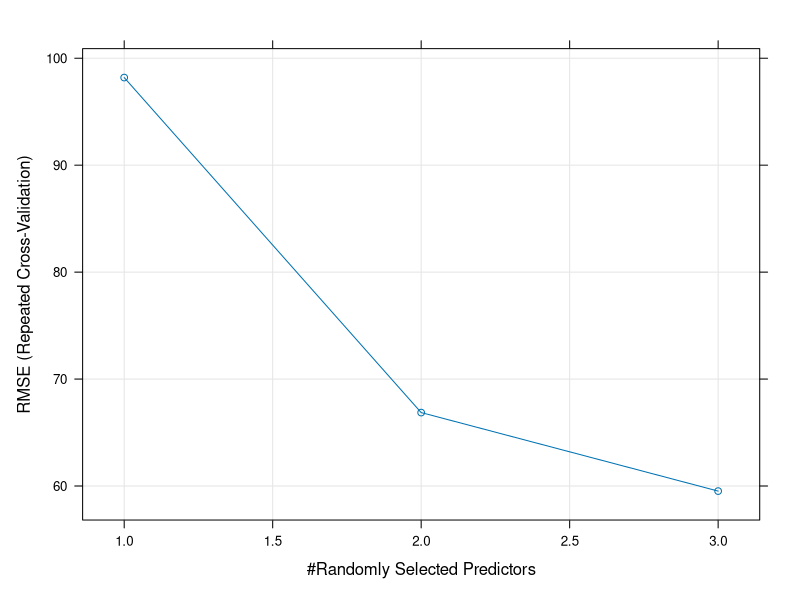
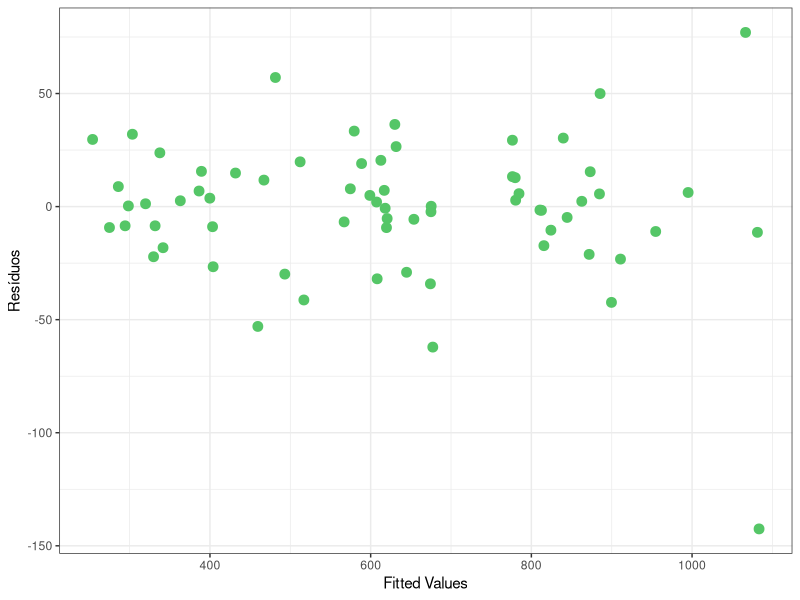
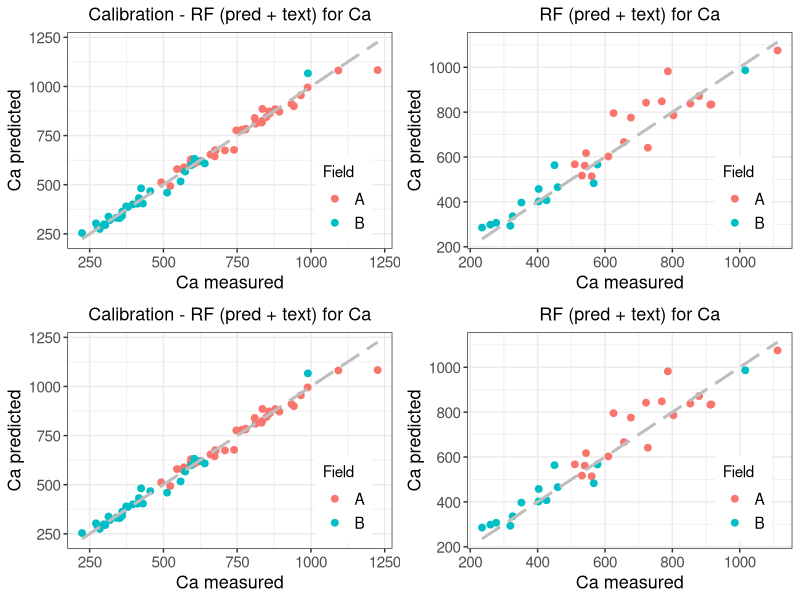
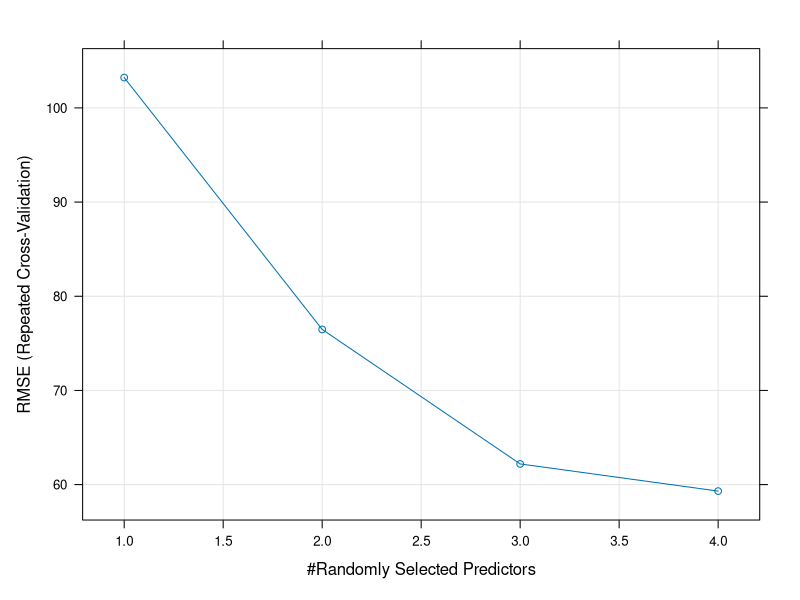
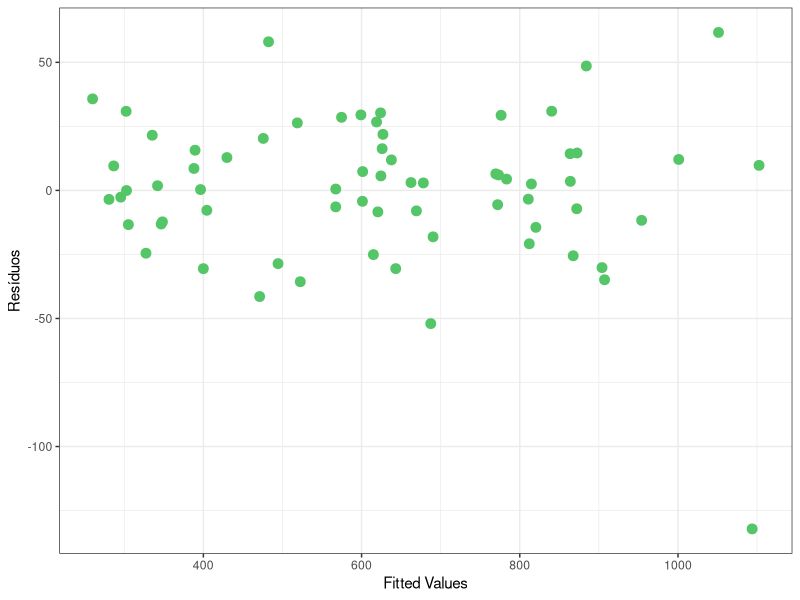
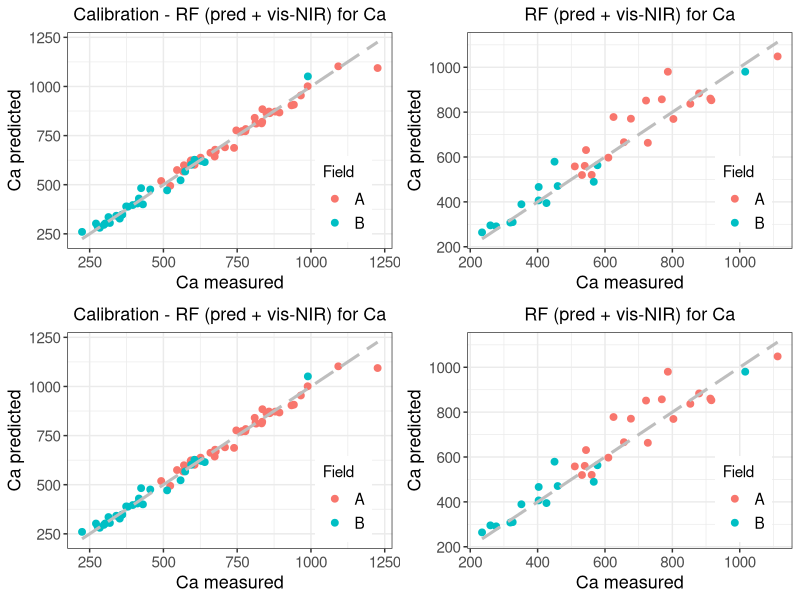
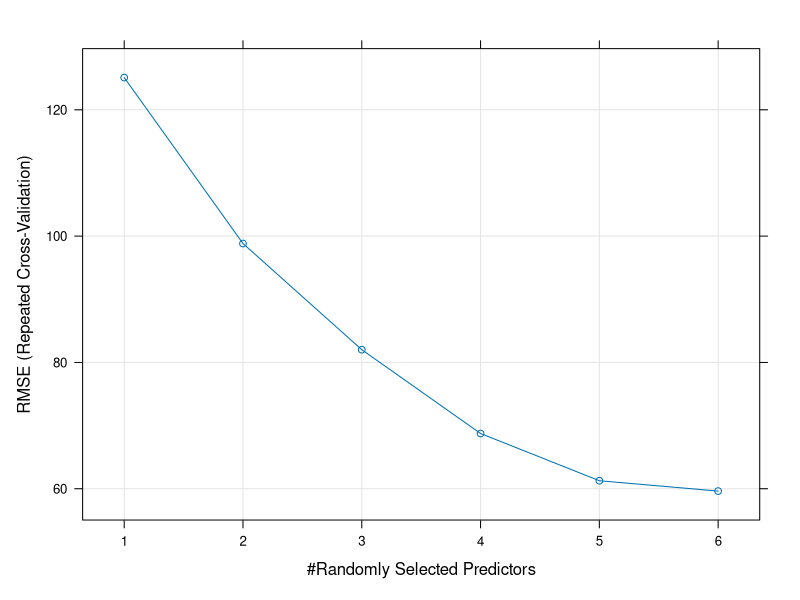
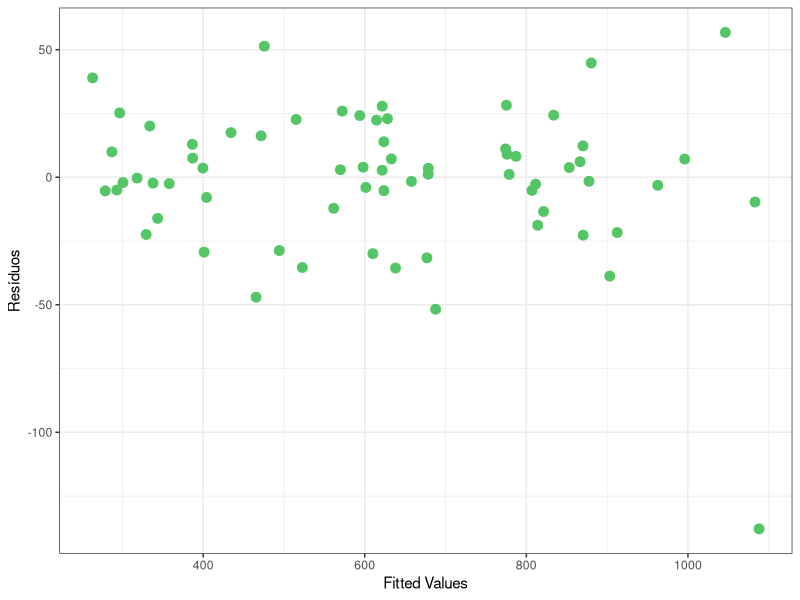

These charts were generated, in order, by the following R code:
##################################################################################
#                 PACOTES NECESSÁRIOS PARA Random Forest                        #
##################################################################################
#Pacotes utilizados
pacotes <- c(
  'tidyverse',  # Pacote básico de datawrangling
  'rpart',      # Biblioteca de árvores
  'rpart.plot', # Conjunto com Rpart, plota a parvore
  'gtools',     # funções auxiliares como quantcut,
  'Rmisc',      # carrega a função sumarySE para a descritiva
  'scales',     # importa paletas de cores
  'viridis',    # Escalas 'viridis' para o ggplot2
  'caret',       # Funções úteis para machine learning
  'AMR',
  'randomForest',
  'fastDummies',
  'rattle',
  'xgboost',
  'readxl',
  'readr',
  'dplyr'
  
)

if(sum(as.numeric(!pacotes %in% installed.packages())) != 0){
  instalador <- pacotes[!pacotes %in% installed.packages()]
  for(i in 1:length(instalador)) {
    install.packages(instalador, dependencies = T)
    break()}
  sapply(pacotes, require, character = T) 
} else {
  sapply(pacotes, require, character = T) }

############################################################
###### Carregando planilha excel e visualizando dados ##########
##########################################################
dataset <- read_excel("DF_Comp_Modelos_Completo.xlsx")
db2 <- read_csv("db_PCs_Text.csv")

#ajustando Datasets
db2 %>% select(ID,Clay, Sand, Score_PC1, Score_PC2, Score_PC3) -> a

#colunas_spectra <- make.names(names(dataset[,c(32:1489)])) #coloca um X no nome das colunas
#spectra_data <- dataset[,c(32:1489)]
#spectra_data <- rename_with(spectra_data, .cols = everything(), 
#                            .fn = str_replace, pattern = ".*", replacement = colunas_spectra)

dataset %>% select(ID, Set, Field, Ca, Pred.Ca) %>% left_join(a, by = "ID")  -> dataset2

str(dataset2)


#janitor::clean_names(dataset)-> dataset2 #funcao para limpar nome de variaveis

#definindo a coluna ID como row names
#row.names(dataset) <- dataset$ID

#deicando nome compativeis com RF
#colunas_spectra <- make.names(names(dataset[,c(32:1489)]))
#spectra_data <- dataset[,c(32:1489)]

#spectra_data <- rename_with(spectra_data, .cols = everything(), 
#                           .fn = str_replace, pattern = ".*", replacement = colunas_spectra)

rm(a, db2)
########################################################
### Estimando o modelo 9 (Pred + textura) para Ca ###
########################################################
#limpando colunas que nao seram necessarias, juntando com spectra data e definindo set de cal e val
rm(dataset_rf_Cal, dataset_rf_Val)

dataset_rf_Cal <- dataset2 %>% 
  select('Ca', 'Set', 'Clay', 'Sand', 'Pred.Ca') %>% 
  filter(Set == 'CAL') %>%
  select(-'Set') 

dataset_rf_Val <- dataset2 %>% 
  select('Ca', 'Set', 'Clay', 'Sand', 'Pred.Ca') %>% 
  filter(Set == 'VAL') %>%
  select(-'Set') 


# Semente aleatória para buscar a reprodutibilidade
set.seed(2360873)

# medir tempo de execução (iniciar o cronometro)
tempo_ini <- Sys.time()

# number: number of folds for training
# repeats: keep the number for training

# O objeto gerado por trainControl vai controlar o algoritmo 
controle <- caret::trainControl( #objeto controle tem as especificações e como sera o treinamento
  method='repeatedcv', # Solicita um K-Fold com repetições
  number=4, # Número de FOLDS (o k do k-fold)
  repeats=3, # Número de repetições
  search='grid', # especifica o grid-search
  #summaryFunction = twoClassSummary, # Função de avaliação de performance que sera por curva ROC
  #classProbs = TRUE # Necessário para calcular a curva ROC
)

# agora vamos especificar o grid
grid <- base::expand.grid(.mtry=c(1:3) ) #.mtry informa que estamos variando o numero de variaveis testadas de 1 a 10

# Vamos treinar todos os modelos do grid-search com cross-validation
modelo9_Ca <- caret::train(Ca ~ .,         # Fórmula (todas as variáveis)
                          data = dataset_rf_Cal,       # Base de dados
                          method = 'rf',        # Random-forest
                          #metric='ROC',         # Escolhe o melhor por essa métrica
                          trControl = controle, # Parâmetros de controle do algoritmo
                          ntree=300,            # Numero de árvores
                          tuneGrid = grid)      # Percorre o grid especificado aqui

print(modelo9_Ca)
plot(modelo9_Ca)

tempo_fim <- Sys.time()
tempo_fim - tempo_ini

# Ver VIP

### Plotando grafico que relaciona resíduos e fitted values do modelo
dataset_rf_Cal$fitted_M9_Ca <- predict(modelo9_Ca, dataset_rf_Cal) #add fitted values pro dataset
dataset_rf_Cal$residuos_M9_Ca <- dataset_rf_Cal$fitted_M9_Ca - dataset_rf_Cal$Ca #add residos pro dataset

dataset_rf_Cal %>%
  ggplot() +
  geom_point(aes(x = fitted_M9_Ca, y = residuos_M9_Ca),
             color = "#55C667FF", size = 3) +
  labs(x = "Fitted Values",
       y = "Resíduos") +
  #abline(h = 0) + #nao funcionou 
  theme_bw()

### Calculo dos parametros de qualidade para conj. de CAL modelo 9 para Ca ####

#R²
a <- (sum((dataset_rf_Cal$fitted_M9_Ca - mean(dataset_rf_Cal$Ca))^2))/
  ((sum((dataset_rf_Cal$fitted_M9_Ca - mean(dataset_rf_Cal$Ca))^2)) + (sum((dataset_rf_Cal$residuos_M9_Ca)^2)))
#round(a, digits = 4)

#RMSE
b <- mean(sqrt((dataset_rf_Cal$residuos_M9_Ca)^2))

#RMSE%
c <- b*(100/mean(dataset_rf_Cal$Ca))

#RPD
d <- sd(dataset_rf_Cal$Ca)/b

#RPIQ
e <- (quantile(dataset_rf_Cal$Ca, probs = 0.75)-quantile(dataset_rf_Cal$Ca, probs = 0.25))/b

#Resumo dos Resultados Modelo 1 - Ca - Calibracao
Result_M9Ca_Cal <- data.frame(ID = 'M9_Ca_Cal', R2 = a, RMSE = b, RMSEp = c,RPD = d, RPIQ = e, row.names = NULL)

### Validando o modelo 6 para Ca usando o conjunto de validação ####
dataset_rf_Val$fitted_M9_Ca <- predict(modelo9_Ca, dataset_rf_Val) #add fitted values pro dataset
dataset_rf_Val$residuos_M9_Ca <- dataset_rf_Val$fitted_M9_Ca - dataset_rf_Val$Ca #add residos pro dataset

### Calculo dos parametros de qualidade para conj. de VAL modelo 1 para Ca ####

#R²
a <- (sum((dataset_rf_Val$fitted_M9_Ca - mean(dataset_rf_Val$Ca))^2))/
  ((sum((dataset_rf_Val$fitted_M9_Ca - mean(dataset_rf_Val$Ca))^2)) + (sum((dataset_rf_Val$residuos_M9_Ca)^2)))

#RMSE
b <- mean(sqrt((dataset_rf_Val$residuos_M9_Ca)^2))

#RMSE%
c <- b*(100/mean(dataset_rf_Val$Ca))

#RPD
d <- sd(dataset_rf_Val$Ca)/b

#RPIQ
e <- (quantile(dataset_rf_Val$Ca, probs = 0.75)-quantile(dataset_rf_Val$Ca, probs = 0.25))/b

#Resumo dos Resultados Modelo 9 - Ca - validacao
Result_M9Ca_Val <- data.frame(ID = 'M9_Ca_Val',R2 = a, RMSE = b, RMSEp = c, RPD = d, RPIQ = e, row.names = NULL)

#Resumo geral - Resultados Modelo 9 - Ca 
Result_M9Ca <- bind_rows(Result_M9Ca_Cal, Result_M9Ca_Val)
rm(Result_M9Ca_Cal,Result_M9Ca_Val)

#write.table(Result_M9Ca, file='Result_M9_Ca.csv',row.names = F, sep=',')


#Dataset com fitted values da Cal e Val
dataset %>% select("ID","Field","Set","Ca") %>% 
  filter(Set == "CAL") %>% cbind(dataset_rf_Cal$fitted_M9_Ca) %>% dplyr::rename(Fit_M9_Ca = "dataset_rf_Cal$fitted_M9_Ca") -> Res_fit_rf_Cal

dataset %>% select("ID","Field","Set","Ca") %>% 
  filter(Set == "VAL") %>% cbind(dataset_rf_Val$fitted_M9_Ca) %>% dplyr::rename(Fit_M9_Ca = "dataset_rf_Val$fitted_M9_Ca") -> Res_fit_rf_Val



pacotes <- c("plotly","gridExtra", "tidyverse","ggrepel","knitr","kableExtra",
             "splines","reshape2","PerformanceAnalytics","metan","correlation",
             "see","ggraph","nortest","rgl","car","olsrr","jtools","ggstance",
             "magick","cowplot","beepr","Rcpp", "readxl","rqPen","ggrepel", "rayshader","psych","pracma",
             "polynom", "prospectr", "pls", "janitor")

if(sum(as.numeric(!pacotes %in% installed.packages())) != 0){
  instalador <- pacotes[!pacotes %in% installed.packages()]
  for(i in 1:length(instalador)) {
    install.packages(instalador, dependencies = T)
    break()}
  sapply(pacotes, require, character = T) 
} else {
  sapply(pacotes, require, character = T) 
}



### Grafico de pontos para Ca

G3 <- Res_fit_rf_Cal %>%
  ggplot() +
  geom_point(aes(x = Ca, y = Fit_M9_Ca, color = Field),
             size = 2,) + #color = "#55C667FF"
  labs(x = "Ca measured",
       y = "Ca predicted",
       title = "Calibration - RF (pred + text) for Ca") +
  theme_bw() +
  geom_smooth(aes(x = Ca, y = Ca), method = "lm", 
              color = "grey", size = 1.05,
              linetype = "longdash")+
  theme(plot.title = element_text(size = 13, hjust = 0.5), #ajustes nos titulo
        axis.text.x = element_text(size = 11), axis.text.y = element_text(size = 11),
        axis.title = element_text(size = 13),
        legend.position=c(0.85, 0.23), legend.text = element_text(size = 11), legend.title = element_text(size = 11))

G4 <- Res_fit_rf_Val %>%
  ggplot() +
  geom_point(aes(x = Ca, y = Fit_M9_Ca, color = Field),
             size = 2,) + #color = "#55C667FF"
  labs(x = "Ca measured",
       y = "Ca predicted",
       title = "RF (pred + text) for Ca") +
  theme_bw() +
  geom_smooth(aes(x = Ca, y = Ca), method = "lm", 
              color = "grey", size = 1.05,
              linetype = "longdash")+
  theme(plot.title = element_text(size = 13, hjust = 0.5), #ajustes nos titulo
        axis.text.x = element_text(size = 11), axis.text.y = element_text(size = 11),
        axis.title = element_text(size = 13),
        legend.position=c(0.85, 0.23), legend.text = element_text(size = 11), legend.title = element_text(size = 11))

grid.arrange(G3 , G4 ,
             G3, G4,
             ncol=2, nrow=2) #do pacote gridExtra


########################################################
### Estimando o modelo 10 (Pred + visNIR) para Ca ###
########################################################
#limpando colunas que nao seram necessarias, juntando com spectra data e definindo set de cal e val
rm(dataset_rf_Cal, dataset_rf_Val)

dataset_rf_Cal <- dataset2 %>% 
  select('Ca', 'Set',"Score_PC1", "Score_PC2", "Score_PC3", 'Pred.Ca') %>% 
  filter(Set == 'CAL') %>%
  select(-'Set') 

dataset_rf_Val <- dataset2 %>% 
  select('Ca', 'Set', "Score_PC1", "Score_PC2", "Score_PC3", 'Pred.Ca') %>% 
  filter(Set == 'VAL') %>%
  select(-'Set') 


# Semente aleatória para buscar a reprodutibilidade
set.seed(2360873)

# medir tempo de execução (iniciar o cronometro)
tempo_ini <- Sys.time()

# number: number of folds for training
# repeats: keep the number for training

# O objeto gerado por trainControl vai controlar o algoritmo 
controle <- caret::trainControl( #objeto controle tem as especificações e como sera o treinamento
  method='repeatedcv', # Solicita um K-Fold com repetições
  number=4, # Número de FOLDS (o k do k-fold)
  repeats=3, # Número de repetições
  search='grid', # especifica o grid-search
  #summaryFunction = twoClassSummary, # Função de avaliação de performance que sera por curva ROC
  #classProbs = TRUE # Necessário para calcular a curva ROC
)

# agora vamos especificar o grid
grid <- base::expand.grid(.mtry=c(1:4) ) #.mtry informa que estamos variando o numero de variaveis testadas de 1 a 10

# Vamos treinar todos os modelos do grid-search com cross-validation
modelo10_Ca <- caret::train(Ca ~ .,         # Fórmula (todas as variáveis)
                           data = dataset_rf_Cal,       # Base de dados
                           method = 'rf',        # Random-forest
                           #metric='ROC',         # Escolhe o melhor por essa métrica
                           trControl = controle, # Parâmetros de controle do algoritmo
                           ntree=300,            # Numero de árvores
                           tuneGrid = grid)      # Percorre o grid especificado aqui

print(modelo10_Ca)
plot(modelo10_Ca)

tempo_fim <- Sys.time()
tempo_fim - tempo_ini

# Ver VIP

### Plotando grafico que relaciona resíduos e fitted values do modelo
dataset_rf_Cal$fitted_M10_Ca <- predict(modelo10_Ca, dataset_rf_Cal) #add fitted values pro dataset
dataset_rf_Cal$residuos_M10_Ca <- dataset_rf_Cal$fitted_M10_Ca - dataset_rf_Cal$Ca #add residos pro dataset

dataset_rf_Cal %>%
  ggplot() +
  geom_point(aes(x = fitted_M10_Ca, y = residuos_M10_Ca),
             color = "#55C667FF", size = 3) +
  labs(x = "Fitted Values",
       y = "Resíduos") +
  #abline(h = 0) + #nao funcionou 
  theme_bw()

### Calculo dos parametros de qualidade para conj. de CAL modelo 10 para Ca ####

#R²
a <- (sum((dataset_rf_Cal$fitted_M10_Ca - mean(dataset_rf_Cal$Ca))^2))/
  ((sum((dataset_rf_Cal$fitted_M10_Ca - mean(dataset_rf_Cal$Ca))^2)) + (sum((dataset_rf_Cal$residuos_M10_Ca)^2)))
#round(a, digits = 4)

#RMSE
b <- mean(sqrt((dataset_rf_Cal$residuos_M10_Ca)^2))

#RMSE%
c <- b*(100/mean(dataset_rf_Cal$Ca))

#RPD
d <- sd(dataset_rf_Cal$Ca)/b

#RPIQ
e <- (quantile(dataset_rf_Cal$Ca, probs = 0.75)-quantile(dataset_rf_Cal$Ca, probs = 0.25))/b

#Resumo dos Resultados Modelo 1 - Ca - Calibracao
Result_M10Ca_Cal <- data.frame(ID = 'M10_Ca_Cal', R2 = a, RMSE = b, RMSEp = c,RPD = d, RPIQ = e, row.names = NULL)

### Validando o modelo 6 para Ca usando o conjunto de validação ####
dataset_rf_Val$fitted_M10_Ca <- predict(modelo10_Ca, dataset_rf_Val) #add fitted values pro dataset
dataset_rf_Val$residuos_M10_Ca <- dataset_rf_Val$fitted_M10_Ca - dataset_rf_Val$Ca #add residos pro dataset

### Calculo dos parametros de qualidade para conj. de VAL modelo 1 para Ca ####

#R²
a <- (sum((dataset_rf_Val$fitted_M10_Ca - mean(dataset_rf_Val$Ca))^2))/
  ((sum((dataset_rf_Val$fitted_M10_Ca - mean(dataset_rf_Val$Ca))^2)) + (sum((dataset_rf_Val$residuos_M10_Ca)^2)))

#RMSE
b <- mean(sqrt((dataset_rf_Val$residuos_M10_Ca)^2))

#RMSE%
c <- b*(100/mean(dataset_rf_Val$Ca))

#RPD
d <- sd(dataset_rf_Val$Ca)/b

#RPIQ
e <- (quantile(dataset_rf_Val$Ca, probs = 0.75)-quantile(dataset_rf_Val$Ca, probs = 0.25))/b

#Resumo dos Resultados Modelo 10 - Ca - validacao
Result_M10Ca_Val <- data.frame(ID = 'M10_Ca_Val',R2 = a, RMSE = b, RMSEp = c, RPD = d, RPIQ = e, row.names = NULL)

#Resumo geral - Resultados Modelo 10 - Ca 
Result_M10Ca <- bind_rows(Result_M10Ca_Cal, Result_M10Ca_Val)
rm(Result_M10Ca_Cal,Result_M10Ca_Val)

#write.table(Result_M10Ca, file='Result_M10_Ca.csv',row.names = F, sep=',')


#Dataset com fitted values da Cal e Val
dataset %>% select("ID","Field","Set","Ca") %>% 
  filter(Set == "CAL") %>% cbind(dataset_rf_Cal$fitted_M10_Ca) %>% dplyr::rename(Fit_M10_Ca = "dataset_rf_Cal$fitted_M10_Ca") -> Res_fit_rf_Cal

dataset %>% select("ID","Field","Set","Ca") %>% 
  filter(Set == "VAL") %>% cbind(dataset_rf_Val$fitted_M10_Ca) %>% dplyr::rename(Fit_M10_Ca = "dataset_rf_Val$fitted_M10_Ca") -> Res_fit_rf_Val



pacotes <- c("plotly","gridExtra", "tidyverse","ggrepel","knitr","kableExtra",
             "splines","reshape2","PerformanceAnalytics","metan","correlation",
             "see","ggraph","nortest","rgl","car","olsrr","jtools","ggstance",
             "magick","cowplot","beepr","Rcpp", "readxl","rqPen","ggrepel", "rayshader","psych","pracma",
             "polynom", "prospectr", "pls", "janitor")

if(sum(as.numeric(!pacotes %in% installed.packages())) != 0){
  instalador <- pacotes[!pacotes %in% installed.packages()]
  for(i in 1:length(instalador)) {
    install.packages(instalador, dependencies = T)
    break()}
  sapply(pacotes, require, character = T) 
} else {
  sapply(pacotes, require, character = T) 
}



### Grafico de pontos para Ca

G3 <- Res_fit_rf_Cal %>%
  ggplot() +
  geom_point(aes(x = Ca, y = Fit_M10_Ca, color = Field),
             size = 2,) + #color = "#55C667FF"
  labs(x = "Ca measured",
       y = "Ca predicted",
       title = "Calibration - RF (pred + vis-NIR) for Ca") +
  theme_bw() +
  geom_smooth(aes(x = Ca, y = Ca), method = "lm", 
              color = "grey", size = 1.05,
              linetype = "longdash")+
  theme(plot.title = element_text(size = 13, hjust = 0.5), #ajustes nos titulo
        axis.text.x = element_text(size = 11), axis.text.y = element_text(size = 11),
        axis.title = element_text(size = 13),
        legend.position=c(0.85, 0.23), legend.text = element_text(size = 11), legend.title = element_text(size = 11))

G4 <- Res_fit_rf_Val %>%
  ggplot() +
  geom_point(aes(x = Ca, y = Fit_M10_Ca, color = Field),
             size = 2,) + #color = "#55C667FF"
  labs(x = "Ca measured",
       y = "Ca predicted",
       title = "RF (pred + vis-NIR) for Ca") +
  theme_bw() +
  geom_smooth(aes(x = Ca, y = Ca), method = "lm", 
              color = "grey", size = 1.05,
              linetype = "longdash")+
  theme(plot.title = element_text(size = 13, hjust = 0.5), #ajustes nos titulo
        axis.text.x = element_text(size = 11), axis.text.y = element_text(size = 11),
        axis.title = element_text(size = 13),
        legend.position=c(0.85, 0.23), legend.text = element_text(size = 11), legend.title = element_text(size = 11))

grid.arrange(G3 , G4 ,
             G3, G4,
             ncol=2, nrow=2) #do pacote gridExtra

########################################################
### Estimando o modelo 11 (Pred + textura + visNIR) para Ca ###
########################################################
#limpando colunas que nao seram necessarias, juntando com spectra data e definindo set de cal e val
rm(dataset_rf_Cal, dataset_rf_Val)

dataset_rf_Cal <- dataset2 %>% 
  select('Ca', 'Set', "Clay", "Sand" ,"Score_PC1", "Score_PC2", "Score_PC3", 'Pred.Ca') %>% 
  filter(Set == 'CAL') %>%
  select(-'Set') 

dataset_rf_Val <- dataset2 %>% 
  select('Ca', 'Set', "Clay", "Sand" ,"Score_PC1", "Score_PC2", "Score_PC3", 'Pred.Ca') %>% 
  filter(Set == 'VAL') %>%
  select(-'Set') 


# Semente aleatória para buscar a reprodutibilidade
set.seed(2360873)

# medir tempo de execução (iniciar o cronometro)
tempo_ini <- Sys.time()

# number: number of folds for training
# repeats: keep the number for training

# O objeto gerado por trainControl vai controlar o algoritmo 
controle <- caret::trainControl( #objeto controle tem as especificações e como sera o treinamento
  method='repeatedcv', # Solicita um K-Fold com repetições
  number=4, # Número de FOLDS (o k do k-fold)
  repeats=3, # Número de repetições
  search='grid', # especifica o grid-search
  #summaryFunction = twoClassSummary, # Função de avaliação de performance que sera por curva ROC
  #classProbs = TRUE # Necessário para calcular a curva ROC
)

# agora vamos especificar o grid
grid <- base::expand.grid(.mtry=c(1:6) ) #.mtry informa que estamos variando o numero de variaveis testadas de 1 a 10

# Vamos treinar todos os modelos do grid-search com cross-validation
modelo11_Ca <- caret::train(Ca ~ .,         # Fórmula (todas as variáveis)
                            data = dataset_rf_Cal,       # Base de dados
                            method = 'rf',        # Random-forest
                            #metric='ROC',         # Escolhe o melhor por essa métrica
                            trControl = controle, # Parâmetros de controle do algoritmo
                            ntree=300,            # Numero de árvores
                            tuneGrid = grid)      # Percorre o grid especificado aqui

print(modelo11_Ca)
plot(modelo11_Ca)

tempo_fim <- Sys.time()
tempo_fim - tempo_ini

# Ver VIP

### Plotando grafico que relaciona resíduos e fitted values do modelo
dataset_rf_Cal$fitted_M11_Ca <- predict(modelo11_Ca, dataset_rf_Cal) #add fitted values pro dataset
dataset_rf_Cal$residuos_M11_Ca <- dataset_rf_Cal$fitted_M11_Ca - dataset_rf_Cal$Ca #add residos pro dataset

dataset_rf_Cal %>%
  ggplot() +
  geom_point(aes(x = fitted_M11_Ca, y = residuos_M11_Ca),
             color = "#55C667FF", size = 3) +
  labs(x = "Fitted Values",
       y = "Resíduos") +
  #abline(h = 0) + #nao funcionou 
  theme_bw()

### Calculo dos parametros de qualidade para conj. de CAL modelo 11 para Ca ####

#R²
a <- (sum((dataset_rf_Cal$fitted_M11_Ca - mean(dataset_rf_Cal$Ca))^2))/
  ((sum((dataset_rf_Cal$fitted_M11_Ca - mean(dataset_rf_Cal$Ca))^2)) + (sum((dataset_rf_Cal$residuos_M11_Ca)^2)))
#round(a, digits = 4)

#RMSE
b <- mean(sqrt((dataset_rf_Cal$residuos_M11_Ca)^2))

#RMSE%
c <- b*(100/mean(dataset_rf_Cal$Ca))

#RPD
d <- sd(dataset_rf_Cal$Ca)/b

#RPIQ
e <- (quantile(dataset_rf_Cal$Ca, probs = 0.75)-quantile(dataset_rf_Cal$Ca, probs = 0.25))/b

#Resumo dos Resultados Modelo 1 - Ca - Calibracao
Result_M11Ca_Cal <- data.frame(ID = 'M11_Ca_Cal', R2 = a, RMSE = b, RMSEp = c,RPD = d, RPIQ = e, row.names = NULL)

### Validando o modelo 6 para Ca usando o conjunto de validação ####
dataset_rf_Val$fitted_M11_Ca <- predict(modelo11_Ca, dataset_rf_Val) #add fitted values pro dataset
dataset_rf_Val$residuos_M11_Ca <- dataset_rf_Val$fitted_M11_Ca - dataset_rf_Val$Ca #add residos pro dataset

### Calculo dos parametros de qualidade para conj. de VAL modelo 1 para Ca ####

#R²
a <- (sum((dataset_rf_Val$fitted_M11_Ca - mean(dataset_rf_Val$Ca))^2))/
  ((sum((dataset_rf_Val$fitted_M11_Ca - mean(dataset_rf_Val$Ca))^2)) + (sum((dataset_rf_Val$residuos_M11_Ca)^2)))

#RMSE
b <- mean(sqrt((dataset_rf_Val$residuos_M11_Ca)^2))

#RMSE%
c <- b*(100/mean(dataset_rf_Val$Ca))

#RPD
d <- sd(dataset_rf_Val$Ca)/b

#RPIQ
e <- (quantile(dataset_rf_Val$Ca, probs = 0.75)-quantile(dataset_rf_Val$Ca, probs = 0.25))/b

#Resumo dos Resultados Modelo 11 - Ca - validacao
Result_M11Ca_Val <- data.frame(ID = 'M11_Ca_Val',R2 = a, RMSE = b, RMSEp = c, RPD = d, RPIQ = e, row.names = NULL)

#Resumo geral - Resultados Modelo 11 - Ca 
Result_M11Ca <- bind_rows(Result_M11Ca_Cal, Result_M11Ca_Val)
rm(Result_M11Ca_Cal,Result_M11Ca_Val)

write.table(Result_M11Ca, file='Result_M11_Ca.csv',row.names = F, sep=',')


#Dataset com fitted values da Cal e Val
dataset %>% select("ID","Field","Set","Ca") %>% 
  filter(Set == "CAL") %>% cbind(dataset_rf_Cal$fitted_M11_Ca) %>% dplyr::rename(Fit_M11_Ca = "dataset_rf_Cal$fitted_M11_Ca") -> Res_fit_rf_Cal

dataset %>% select("ID","Field","Set","Ca") %>% 
  filter(Set == "VAL") %>% cbind(dataset_rf_Val$fitted_M11_Ca) %>% dplyr::rename(Fit_M11_Ca = "dataset_rf_Val$fitted_M11_Ca") -> Res_fit_rf_Val



pacotes <- c("plotly","gridExtra", "tidyverse","ggrepel","knitr","kableExtra",
             "splines","reshape2","PerformanceAnalytics","metan","correlation",
             "see","ggraph","nortest","rgl","car","olsrr","jtools","ggstance",
             "magick","cowplot","beepr","Rcpp", "readxl","rqPen","ggrepel", "rayshader","psych","pracma",
             "polynom", "prospectr", "pls", "janitor")

if(sum(as.numeric(!pacotes %in% installed.packages())) != 0){
  instalador <- pacotes[!pacotes %in% installed.packages()]
  for(i in 1:length(instalador)) {
    install.packages(instalador, dependencies = T)
    break()}
  sapply(pacotes, require, character = T) 
} else {
  sapply(pacotes, require, character = T) 
}



### Grafico de pontos para Ca

G3 <- Res_fit_rf_Cal %>%
  ggplot() +
  geom_point(aes(x = Ca, y = Fit_M11_Ca, color = Field),
             size = 2,) + #color = "#55C667FF"
  labs(x = "Ca measured",
       y = "Ca predicted",
       title = "Calibration - RF (pred + text + vis-NIR) for Ca") +
  theme_bw() +
  geom_smooth(aes(x = Ca, y = Ca), method = "lm", 
              color = "grey", size = 1.05,
              linetype = "longdash")+
  theme(plot.title = element_text(size = 13, hjust = 0.5), #ajustes nos titulo
        axis.text.x = element_text(size = 11), axis.text.y = element_text(size = 11),
        axis.title = element_text(size = 13),
        legend.position=c(0.85, 0.23), legend.text = element_text(size = 11), legend.title = element_text(size = 11))

G4 <- Res_fit_rf_Val %>%
  ggplot() +
  geom_point(aes(x = Ca, y = Fit_M11_Ca, color = Field),
             size = 2,) + #color = "#55C667FF"
  labs(x = "Ca measured",
       y = "Ca predicted",
       title = "RF (pred + text + vis-NIR) for Ca") +
  theme_bw() +
  geom_smooth(aes(x = Ca, y = Ca), method = "lm", 
              color = "grey", size = 1.05,
              linetype = "longdash")+
  theme(plot.title = element_text(size = 13, hjust = 0.5), #ajustes nos titulo
        axis.text.x = element_text(size = 11), axis.text.y = element_text(size = 11),
        axis.title = element_text(size = 13),
        legend.position=c(0.85, 0.23), legend.text = element_text(size = 11), legend.title = element_text(size = 11))

grid.arrange(G3 , G4 ,
             G3, G4,
             ncol=2, nrow=2) #do pacote gridExtra
